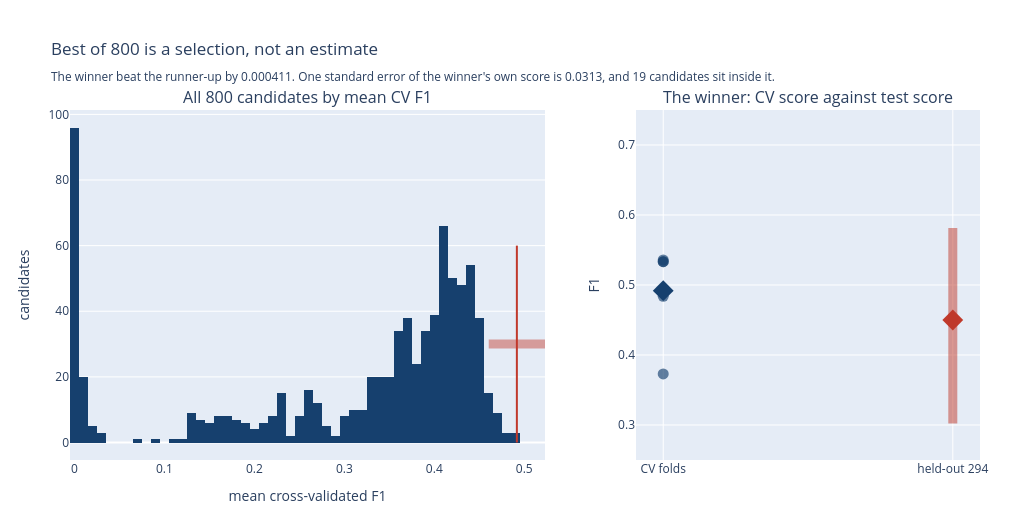

Source (notebook cell):
### Code cell
fig = make_subplots(rows=1, cols=2, column_widths=[0.58, 0.42], horizontal_spacing=0.10,
                    subplot_titles=('All %d candidates by mean CV F1' % N_CANDIDATES,
                                    'The winner: CV score against test score'))
fig.add_trace(go.Histogram(
    x=cvres['mean_test_score'], nbinsx=60, marker=dict(color='#16406e'),
    name='candidates', showlegend=False,
    hovertemplate='CV F1 %{x}<br>%{y} candidates<extra></extra>'
), row=1, col=1)
fig.add_trace(go.Scatter(
    x=[winner['mean_test_score']] * 2, y=[0, 60], mode='lines',
    line=dict(color='#c0392b', width=2), showlegend=False,
    hovertemplate='winner %.6f<extra></extra>' % winner['mean_test_score']
), row=1, col=1)
fig.add_trace(go.Scatter(
    x=[winner['mean_test_score'] - fold_se, winner['mean_test_score'] + fold_se],
    y=[30, 30],
    mode='lines', line=dict(color='rgba(192,57,43,0.45)', width=9), showlegend=False,
    hovertemplate=(
        'one standard error of the winner: %.4f<br>%d of %d candidates fall inside'
        '<extra></extra>' % (fold_se, within, N_CANDIDATES)
    )
), row=1, col=1)
fold_vals = winner[fold_cols].astype(float).values
fig.add_trace(go.Scatter(
    x=['CV folds'] * len(fold_vals), y=fold_vals, mode='markers',
    marker=dict(size=11, color='rgba(22,64,110,0.65)'), showlegend=False,
    hovertemplate='fold F1 %{y:.4f}<extra></extra>'
), row=1, col=2)
fig.add_trace(go.Scatter(
    x=['CV folds'], y=[winner['mean_test_score']], mode='markers',
    marker=dict(size=16, color='#16406e', symbol='diamond'), showlegend=False,
    hovertemplate='mean CV F1 %{y:.4f}<extra></extra>'
), row=1, col=2)
fig.add_trace(go.Scatter(x=['held-out 294'], y=[test_f1], mode='markers',
                         marker=dict(size=16, color='#c0392b', symbol='diamond'),
                         showlegend=False,
                         hovertemplate='test F1 %{y:.4f}<extra></extra>'), row=1, col=2)
lo_b, hi_b = pct_ci(boot['XGBoost, randomized search [all 59]']['F1'])
fig.add_trace(go.Scatter(
    x=['held-out 294'] * 2, y=[lo_b, hi_b], mode='lines',
    line=dict(color='rgba(192,57,43,0.5)', width=9), showlegend=False,
    hovertemplate=('bootstrap 95%% CI [%.4f, %.4f]<extra></extra>' % (lo_b, hi_b))
), row=1, col=2)
fig.update_xaxes(title='mean cross-validated F1', row=1, col=1)
fig.update_yaxes(title='candidates', row=1, col=1)
fig.update_yaxes(title='F1', range=[0.25, 0.75], row=1, col=2)
fig.update_layout(
    height=520, width=1020, margin=dict(l=70, r=40, t=110, b=60),
    title=('Best of %d is a selection, not an estimate'
           '<br><sub>The winner beat the runner-up by %.6f. One standard error of '
           'the winner\'s own score is %.4f, and %d candidates sit inside it.</sub>'
           % (N_CANDIDATES, gap, fold_se, within))
)
py.iplot(fig)

### Figure 1 — Plotly figure (JSON) as saved in the notebook; plotly's stock layout.template omitted (floating-point values rounded to 4 significant figures; data arrays with more than 128 entries replaced by an {"elided": "..."} marker saying what was removed)
{"data": [{"hovertemplate": "CV F1 %{x}<br>%{y} candidates<extra></extra>", "marker": {"color": "#16406e"}, "name": "candidates", "nbinsx": 60, "showlegend": false, "type": "histogram", "x": {"elided": "800 float values"}, "xaxis": "x", "yaxis": "y"}, {"hovertemplate": "winner 0.491827<extra></extra>", "line": {"color": "#c0392b", "width": 2}, "mode": "lines", "showlegend": false, "type": "scatter", "x": [0.4918, 0.4918], "xaxis": "x", "y": [0, 60], "yaxis": "y"}, {"hovertemplate": "one standard error of the winner: 0.0313<br>19 of 800 candidates fall inside<extra></extra>", "line": {"color": "rgba(192,57,43,0.45)", "width": 9}, "mode": "lines", "showlegend": false, "type": "scatter", "x": [0.4605, 0.5231], "xaxis": "x", "y": [30, 30], "yaxis": "y"}, {"hovertemplate": "fold F1 %{y:.4f}<extra></extra>", "marker": {"color": "rgba(22,64,110,0.65)", "size": 11}, "mode": "markers", "showlegend": false, "type": "scatter", "x": ["CV folds", "CV folds", "CV folds", "CV folds", "CV folds"], "xaxis": "x2", "y": [0.5333, 0.4839, 0.5333, 0.5357, 0.3729], "yaxis": "y2"}, {"hovertemplate": "mean CV F1 %{y:.4f}<extra></extra>", "marker": {"color": "#16406e", "size": 16, "symbol": "diamond"}, "mode": "markers", "showlegend": false, "type": "scatter", "x": ["CV folds"], "xaxis": "x2", "y": [0.4918], "yaxis": "y2"}, {"hovertemplate": "test F1 %{y:.4f}<extra></extra>", "marker": {"color": "#c0392b", "size": 16, "symbol": "diamond"}, "mode": "markers", "showlegend": false, "type": "scatter", "x": ["held-out 294"], "xaxis": "x2", "y": [0.45], "yaxis": "y2"}, {"hovertemplate": "bootstrap 95% CI [0.3023, 0.5814]<extra></extra>", "line": {"color": "rgba(192,57,43,0.5)", "width": 9}, "mode": "lines", "showlegend": false, "type": "scatter", "x": ["held-out 294", "held-out 294"], "xaxis": "x2", "y": [0.3023, 0.5814], "yaxis": "y2"}], "layout": {"annotations": [{"font": {"size": 16}, "showarrow": false, "text": "All 800 candidates by mean CV F1", "x": 0.261, "xanchor": "center", "xref": "paper", "y": 1, "yanchor": "bottom", "yref": "paper"}, {"font": {"size": 16}, "showarrow": false, "text": "The winner: CV score against test score", "x": 0.811, "xanchor": "center", "xref": "paper", "y": 1, "yanchor": "bottom", "yref": "paper"}], "height": 520, "margin": {"b": 60, "l": 70, "r": 40, "t": 110}, "title": {"text": "Best of 800 is a selection, not an estimate<br><sub>The winner beat the runner-up by 0.000411. One standard error of the winner's own score is 0.0313, and 19 candidates sit inside it.</sub>"}, "width": 1020, "xaxis": {"anchor": "y", "domain": [0, 0.522], "title": {"text": "mean cross-validated F1"}}, "xaxis2": {"anchor": "y2", "domain": [0.622, 1]}, "yaxis": {"anchor": "x", "domain": [0, 1], "title": {"text": "candidates"}}, "yaxis2": {"anchor": "x2", "domain": [0, 1], "range": [0.25, 0.75], "title": {"text": "F1"}}}}
